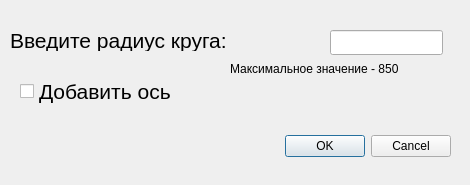
<?xml version="1.0" encoding="UTF-8"?>
<ui version="4.0">
 <class>CircleDialog</class>
 <widget class="QDialog" name="CircleDialog">
  <property name="geometry">
   <rect>
    <x>0</x>
    <y>0</y>
    <width>470</width>
    <height>185</height>
   </rect>
  </property>
  <property name="windowTitle">
   <string>Круг</string>
  </property>
  <widget class="QDialogButtonBox" name="buttonBox">
   <property name="geometry">
    <rect>
     <x>110</x>
     <y>130</y>
     <width>341</width>
     <height>32</height>
    </rect>
   </property>
   <property name="orientation">
    <enum>Qt::Horizontal</enum>
   </property>
   <property name="standardButtons">
    <set>QDialogButtonBox::Cancel|QDialogButtonBox::Ok</set>
   </property>
  </widget>
  <widget class="QLabel" name="label">
   <property name="geometry">
    <rect>
     <x>10</x>
     <y>30</y>
     <width>311</width>
     <height>21</height>
    </rect>
   </property>
   <property name="font">
    <font>
     <pointsize>16</pointsize>
    </font>
   </property>
   <property name="text">
    <string>Введите радиус круга:</string>
   </property>
  </widget>
  <widget class="QLineEdit" name="lineEdit">
   <property name="geometry">
    <rect>
     <x>330</x>
     <y>30</y>
     <width>113</width>
     <height>25</height>
    </rect>
   </property>
  </widget>
  <widget class="QCheckBox" name="checkBox">
   <property name="geometry">
    <rect>
     <x>20</x>
     <y>80</y>
     <width>171</width>
     <height>23</height>
    </rect>
   </property>
   <property name="font">
    <font>
     <pointsize>16</pointsize>
    </font>
   </property>
   <property name="text">
    <string>Добавить ось</string>
   </property>
  </widget>
  <widget class="QLabel" name="label_2">
   <property name="geometry">
    <rect>
     <x>230</x>
     <y>60</y>
     <width>211</width>
     <height>17</height>
    </rect>
   </property>
   <property name="text">
    <string>Максимальное значение - 850</string>
   </property>
  </widget>
 </widget>
 <resources/>
 <connections>
  <connection>
   <sender>buttonBox</sender>
   <signal>accepted()</signal>
   <receiver>CircleDialog</receiver>
   <slot>accept()</slot>
   <hints>
    <hint type="sourcelabel">
     <x>248</x>
     <y>254</y>
    </hint>
    <hint type="destinationlabel">
     <x>157</x>
     <y>274</y>
    </hint>
   </hints>
  </connection>
  <connection>
   <sender>buttonBox</sender>
   <signal>rejected()</signal>
   <receiver>CircleDialog</receiver>
   <slot>reject()</slot>
   <hints>
    <hint type="sourcelabel">
     <x>316</x>
     <y>260</y>
    </hint>
    <hint type="destinationlabel">
     <x>286</x>
     <y>274</y>
    </hint>
   </hints>
  </connection>
 </connections>
</ui>
